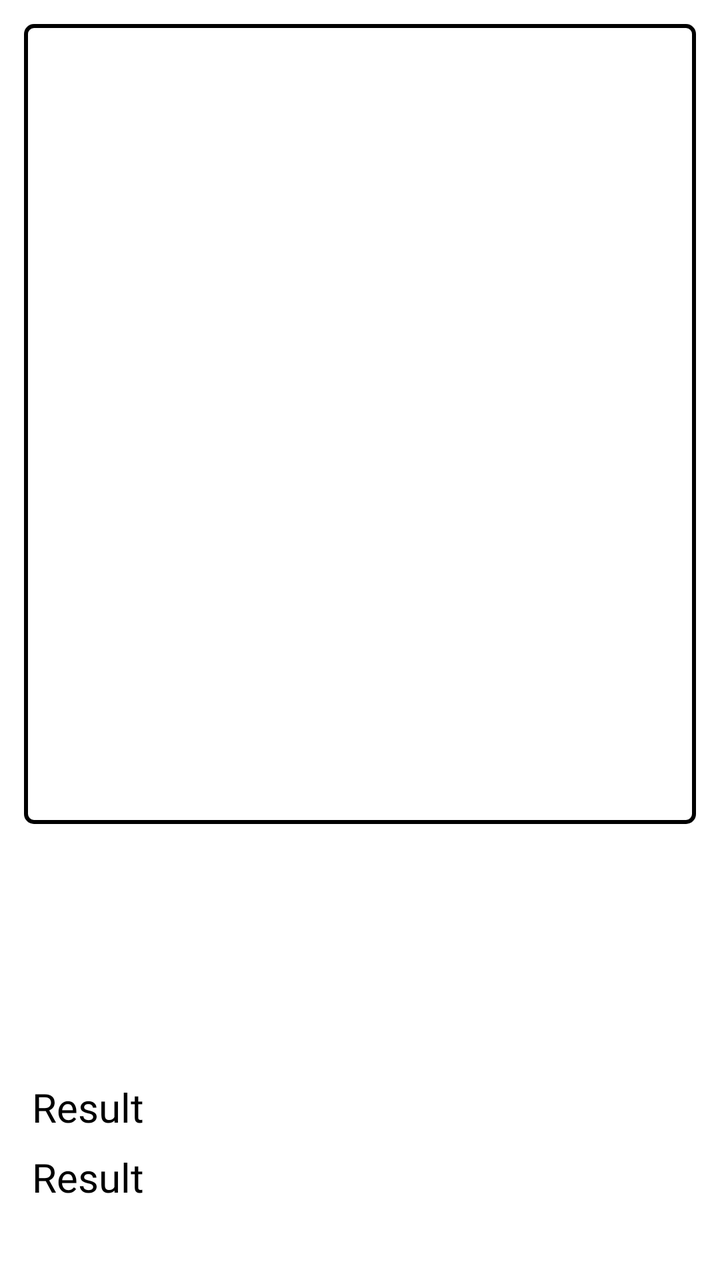
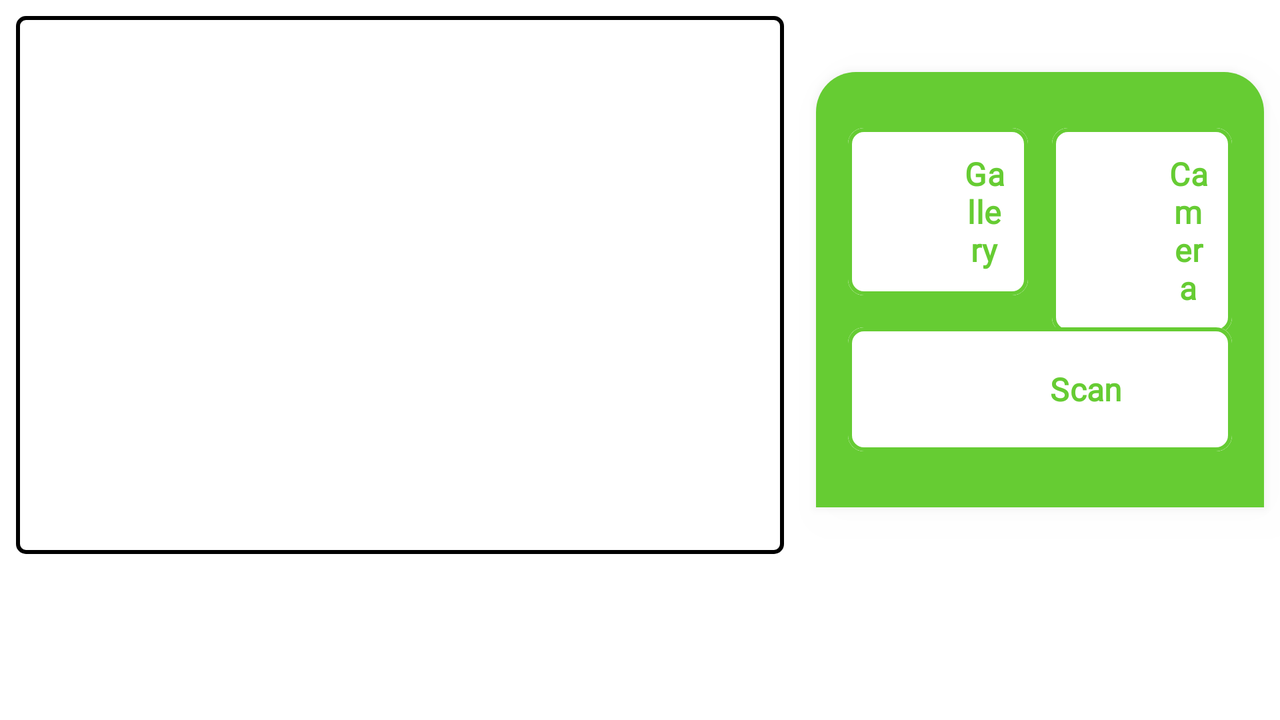

Compare how this app lays out the same screen by default and in its alternative resource folder. The renders come first, then the two layout files and the values they reference.
<!-- AndroidManifest.xml: application theme Theme.SampahIn -->
<!-- res/layout/fragment_scan.xml -->
<?xml version="1.0" encoding="utf-8"?>
<androidx.constraintlayout.widget.ConstraintLayout xmlns:android="http://schemas.android.com/apk/res/android"
    xmlns:app="http://schemas.android.com/apk/res-auto"
    xmlns:tools="http://schemas.android.com/tools"
    android:layout_width="match_parent"
    android:layout_height="match_parent"
    tools:context=".ui.scan.ScanFragment"
    tools:layout_editor_absoluteX="-5dp"
    tools:layout_editor_absoluteY="-171dp">

    <com.google.android.material.progressindicator.LinearProgressIndicator
        android:id="@+id/progressIndicator"
        android:layout_width="match_parent"
        android:layout_height="wrap_content"
        android:indeterminate="true"
        android:visibility="gone"
        app:layout_constraintEnd_toEndOf="parent"
        app:layout_constraintStart_toStartOf="parent"
        app:layout_constraintTop_toTopOf="parent" />

    <ImageView
        android:id="@+id/previewImageView"
        android:layout_width="0dp"
        android:layout_height="400dp"
        android:layout_marginStart="12dp"
        android:layout_marginTop="12dp"
        android:layout_marginEnd="12dp"
        android:layout_marginBottom="12dp"
        android:background="@drawable/border_black"
        android:padding="16dp"
        app:layout_constraintBottom_toTopOf="@+id/galleryButton"
        app:layout_constraintEnd_toEndOf="parent"
        app:layout_constraintStart_toStartOf="parent"
        app:layout_constraintTop_toTopOf="parent"
        app:srcCompat="@drawable/ic_place_holder" />


    <Button
        android:id="@+id/galleryButton"
        android:layout_width="0dp"
        android:layout_height="100dp"
        android:layout_marginStart="12dp"
        android:layout_marginTop="12dp"
        android:background="@drawable/button_background"
        android:drawableTop="@drawable/ic_gallery"
        android:padding="12dp"
        android:text="@string/gallery"
        android:textSize="16sp"
        android:textStyle="bold"
        app:layout_constraintStart_toStartOf="parent"
        app:layout_constraintTop_toBottomOf="@+id/previewImageView" />

    <Button
        android:id="@+id/analyze_button"
        android:layout_width="0dp"
        android:layout_height="100dp"
        android:layout_marginStart="8dp"
        android:layout_marginTop="12dp"
        android:layout_marginEnd="16dp"
        android:background="@drawable/button_background"
        android:drawableTop="@drawable/ic_analyze"
        android:padding="12dp"
        android:text="@string/scan"
        android:textSize="16sp"
        android:textStyle="bold"
        app:layout_constraintEnd_toEndOf="parent"
        app:layout_constraintStart_toEndOf="@+id/btnCamera"
        app:layout_constraintTop_toBottomOf="@+id/previewImageView" />

    <Button
        android:id="@+id/btnCamera"
        android:layout_width="0dp"
        android:layout_height="100dp"
        android:layout_marginStart="8dp"
        android:layout_marginTop="12dp"
        android:background="@drawable/button_background"
        android:drawableTop="@drawable/ic_camera"
        android:padding="12dp"
        android:text="@string/camera"
        android:textSize="16sp"
        android:textStyle="bold"
        app:layout_constraintStart_toEndOf="@+id/galleryButton"
        app:layout_constraintTop_toBottomOf="@+id/previewImageView" />

    <TextView
        android:id="@+id/tvResult"
        android:layout_width="wrap_content"
        android:layout_height="wrap_content"
        android:layout_marginStart="16dp"
        android:layout_marginTop="16dp"
        android:layout_marginEnd="16dp"
        android:text="@string/result"
        android:textSize="20sp"
        app:layout_constraintEnd_toEndOf="parent"
        app:layout_constraintHorizontal_bias="0.0"
        app:layout_constraintStart_toStartOf="parent"
        app:layout_constraintTop_toBottomOf="@+id/galleryButton" />

    <TextView
        android:id="@+id/tvInference"
        android:layout_width="wrap_content"
        android:layout_height="wrap_content"
        android:layout_marginStart="16dp"
        android:layout_marginTop="8dp"
        android:text="@string/result"
        android:textSize="20sp"
        app:layout_constraintEnd_toEndOf="parent"
        app:layout_constraintHorizontal_bias="0.0"
        app:layout_constraintStart_toStartOf="parent"
        app:layout_constraintTop_toBottomOf="@+id/tvResult" />


</androidx.constraintlayout.widget.ConstraintLayout>
<!-- resources referenced by this layout -->
<resources>
  <!-- drawable border_black (drawable) -->
  <?xml version="1.0" encoding="utf-8"?>
  <shape xmlns:android="http://schemas.android.com/apk/res/android">
      <stroke
          android:color="@android:color/black"
      android:width="2dp" />
      <corners android:radius="4dp"/>
  </shape>
  <!-- drawable ic_analyze (drawable) -->
  <vector xmlns:android="http://schemas.android.com/apk/res/android"
      android:width="38dp"
      android:height="38dp"
      android:autoMirrored="true"
      android:tint="@color/backgroundColor"
      android:viewportWidth="24"
      android:viewportHeight="24">
  
      <path
          android:fillColor="@android:color/white"
          android:pathData="M7,9H2V7h5V9zM7,12H2v2h5V12zM20.59,19l-3.83,-3.83C15.96,15.69 15.02,16 14,16c-2.76,0 -5,-2.24 -5,-5s2.24,-5 5,-5s5,2.24 5,5c0,1.02 -0.31,1.96 -0.83,2.75L22,17.59L20.59,19zM17,11c0,-1.65 -1.35,-3 -3,-3s-3,1.35 -3,3s1.35,3 3,3S17,12.65 17,11zM2,19h10v-2H2V19z" />
  
  </vector>
  <!-- drawable ic_camera (drawable) -->
  <vector xmlns:android="http://schemas.android.com/apk/res/android"
      android:width="38dp"
      android:height="38dp"
      android:tint="@color/backgroundColor"
      android:viewportWidth="24"
      android:viewportHeight="24">
  
      <path
          android:fillColor="@android:color/white"
          android:pathData="M12,12m-3.2,0a3.2,3.2 0,1 1,6.4 0a3.2,3.2 0,1 1,-6.4 0" />
  
      <path
          android:fillColor="@android:color/white"
          android:pathData="M9,2L7.17,4L4,4c-1.1,0 -2,0.9 -2,2v12c0,1.1 0.9,2 2,2h16c1.1,0 2,-0.9 2,-2L22,6c0,-1.1 -0.9,-2 -2,-2h-3.17L15,2L9,2zM12,17c-2.76,0 -5,-2.24 -5,-5s2.24,-5 5,-5 5,2.24 5,5 -2.24,5 -5,5z" />
  
  </vector>
  <!-- drawable ic_gallery (drawable) -->
  <vector xmlns:android="http://schemas.android.com/apk/res/android"
      android:width="38dp"
      android:height="38dp"
      android:tint="@color/backgroundColor"
      android:viewportWidth="24"
      android:viewportHeight="24">
  
      <path
          android:fillColor="@android:color/white"
          android:pathData="M21,19V5c0,-1.1 -0.9,-2 -2,-2H5c-1.1,0 -2,0.9 -2,2v14c0,1.1 0.9,2 2,2h14c1.1,0 2,-0.9 2,-2zM8.5,13.5l2.5,3.01L14.5,12l4.5,6H5l3.5,-4.5z" />
  
  </vector>
  <string name="camera">Camera</string>
  <string name="gallery">Gallery</string>
  <string name="result">Result</string>
  <string name="scan">Scan</string>
  <style name="Theme.SampahIn" parent="Base.Theme.SampahIn" />
  <color name="backgroundColor">#FFFFFF</color>
  <style name="Base.Theme.SampahIn" parent="Theme.Material3.DayNight">
          <item name="colorPrimary">@color/primaryColor</item>
          <item name="colorSecondary">@color/secondaryColor</item>
          <item name="android:colorBackground">@color/backgroundColor</item>
          <item name="android:textColor">@color/textColor</item>
          <item name="android:fontFamily">@font/poppins</item>
      </style>
  <color name="primaryColor">#66CC33</color>
  <color name="secondaryColor">#98CE00</color>
  <color name="textColor">#000000</color>
</resources>
<!-- res/layout-land/fragment_scan.xml (the repository's variant of the layout above) -->
<!-- drawn on the phone turned sideways -->
<?xml version="1.0" encoding="utf-8"?>
<ScrollView xmlns:android="http://schemas.android.com/apk/res/android"
    xmlns:app="http://schemas.android.com/apk/res-auto"
    xmlns:tools="http://schemas.android.com/tools"
    android:layout_width="match_parent"
    android:layout_height="match_parent"
    android:fillViewport="true"
    android:id="@+id/scrollView">

    <androidx.constraintlayout.widget.ConstraintLayout
        android:layout_width="match_parent"
        android:layout_height="wrap_content"
        tools:context=".ui.scan.ScanFragment">

        <com.google.android.material.progressindicator.LinearProgressIndicator
            android:id="@+id/progressIndicator"
            android:layout_width="match_parent"
            android:layout_height="wrap_content"
            android:indeterminate="true"
            android:visibility="gone"
            app:layout_constraintEnd_toEndOf="parent"
            app:layout_constraintStart_toStartOf="parent"
            app:layout_constraintTop_toTopOf="parent" />

        <ImageView
            android:id="@+id/previewImageView"
            android:layout_width="0dp"
            android:layout_height="0dp"
            android:layout_marginStart="8dp"
            android:layout_marginTop="8dp"
            android:layout_marginEnd="8dp"
            android:layout_marginBottom="83dp"
            android:background="@drawable/border_black"
            android:padding="16dp"
            app:layout_constraintBottom_toBottomOf="parent"
            app:layout_constraintEnd_toStartOf="@+id/guideline2"
            app:layout_constraintStart_toStartOf="parent"
            app:layout_constraintTop_toTopOf="parent"
            app:srcCompat="@drawable/ic_place_holder" />

        <androidx.constraintlayout.widget.ConstraintLayout
            android:id="@+id/cl_profile"
            android:layout_width="0dp"
            android:layout_height="wrap_content"
            android:layout_marginStart="8dp"
            android:layout_marginTop="8dp"
            android:layout_marginEnd="8dp"
            android:layout_marginBottom="83dp"
            android:background="@drawable/scan_layout"
            android:elevation="10dp"
            android:paddingBottom="24dp"
            app:layout_constraintBottom_toBottomOf="parent"
            app:layout_constraintEnd_toEndOf="parent"
            app:layout_constraintHorizontal_bias="1.0"
            app:layout_constraintStart_toStartOf="@+id/guideline2"
            app:layout_constraintTop_toTopOf="parent"
            app:layout_constraintVertical_bias="0.544">

            <com.google.android.material.button.MaterialButton
                android:id="@+id/btnCamera"
                style="@style/ButtonWhite"
                android:layout_width="0dp"
                android:layout_height="wrap_content"
                android:layout_marginStart="12dp"
                android:layout_marginTop="24dp"
                android:layout_marginEnd="16dp"
                android:drawableLeft="@drawable/ic_camera"
                android:padding="12dp"
                android:text="@string/camera"
                android:textSize="16sp"
                android:textStyle="bold"
                app:layout_constraintEnd_toEndOf="parent"
                app:layout_constraintStart_toEndOf="@+id/galleryButton"
                app:layout_constraintTop_toTopOf="parent"
                tools:ignore="RtlHardcoded" />

            <com.google.android.material.button.MaterialButton
                android:id="@+id/analyze_button"
                style="@style/ButtonWhite"
                android:layout_width="0dp"
                android:layout_height="wrap_content"
                android:layout_marginStart="16dp"
                android:layout_marginTop="8dp"
                android:layout_marginEnd="16dp"
                android:drawableLeft="@drawable/ic_analyze"
                android:padding="12dp"
                android:text="@string/scan"
                android:textSize="16sp"
                android:textStyle="bold"
                app:layout_constraintEnd_toEndOf="parent"
                app:layout_constraintStart_toStartOf="parent"
                app:layout_constraintTop_toBottomOf="@+id/galleryButton"
                tools:ignore="RtlHardcoded" />

            <TextView
                android:id="@+id/tvResult"
                android:layout_width="wrap_content"
                android:layout_height="wrap_content"
                android:layout_marginStart="16dp"
                android:layout_marginEnd="16dp"
                android:text="@string/result"
                android:textColor="@color/backgroundColor"
                android:textSize="22sp"
                android:visibility="gone"
                app:layout_constraintEnd_toEndOf="parent"
                app:layout_constraintHorizontal_bias="0.0"
                app:layout_constraintStart_toStartOf="parent"
                app:layout_constraintTop_toBottomOf="@+id/Result" />

            <TextView
                android:id="@+id/Result"
                android:layout_width="wrap_content"
                android:layout_height="wrap_content"
                android:layout_marginStart="16dp"
                android:layout_marginTop="16dp"
                android:text="@string/result"
                android:textColor="@color/backgroundColor"
                android:textSize="22sp"
                android:textStyle="bold"
                android:visibility="gone"
                app:layout_constraintStart_toStartOf="parent"
                app:layout_constraintTop_toBottomOf="@+id/analyze_button" />

            <TextView
                android:id="@+id/tvInference"
                android:layout_width="wrap_content"
                android:layout_height="wrap_content"
                android:layout_marginStart="16dp"
                android:text="@string/time"
                android:textColor="@color/backgroundColor"
                android:textSize="16sp"
                android:visibility="gone"
                app:layout_constraintEnd_toEndOf="parent"
                app:layout_constraintHorizontal_bias="0.0"
                app:layout_constraintStart_toStartOf="parent"
                app:layout_constraintTop_toBottomOf="@+id/tvResult" />

            <com.google.android.material.button.MaterialButton
                android:id="@+id/galleryButton"
                style="@style/ButtonWhite"
                android:layout_width="0dp"
                android:layout_height="wrap_content"
                android:layout_marginStart="16dp"
                android:layout_marginTop="24dp"
                android:drawableLeft="@drawable/ic_gallery"
                android:padding="12dp"
                android:text="@string/gallery"
                android:textSize="16sp"
                android:textStyle="bold"
                app:layout_constraintEnd_toStartOf="@+id/btnCamera"
                app:layout_constraintStart_toStartOf="parent"
                app:layout_constraintTop_toTopOf="parent"
                tools:ignore="RtlHardcoded" />

            <TextView
                android:id="@+id/descResult"
                android:layout_width="0dp"
                android:layout_height="wrap_content"
                android:layout_marginStart="16dp"
                android:layout_marginTop="4dp"
                android:layout_marginEnd="16dp"
                android:text="@string/result"
                android:textColor="@color/backgroundColor"
                android:visibility="gone"
                app:layout_constraintEnd_toEndOf="parent"
                app:layout_constraintHorizontal_bias="0.0"
                app:layout_constraintStart_toStartOf="parent"
                app:layout_constraintTop_toBottomOf="@+id/tvInference" />

        </androidx.constraintlayout.widget.ConstraintLayout>

        <androidx.constraintlayout.widget.Guideline
            android:id="@+id/guideline2"
            android:layout_width="wrap_content"
            android:layout_height="wrap_content"
            android:orientation="vertical"
            app:layout_constraintGuide_begin="400dp" />


    </androidx.constraintlayout.widget.ConstraintLayout>
</ScrollView>
<!-- resources referenced by the variant -->
<!-- as the phone turned sideways resolves them -->
<resources>
  <color name="backgroundColor">#FFFFFF</color>
  <!-- drawable border_black (drawable) -->
  <?xml version="1.0" encoding="utf-8"?>
  <shape xmlns:android="http://schemas.android.com/apk/res/android">
      <stroke
          android:color="@android:color/black"
      android:width="2dp" />
      <corners android:radius="4dp"/>
  </shape>
  <!-- drawable ic_analyze (drawable) -->
  <vector xmlns:android="http://schemas.android.com/apk/res/android"
      android:width="38dp"
      android:height="38dp"
      android:autoMirrored="true"
      android:tint="@color/backgroundColor"
      android:viewportWidth="24"
      android:viewportHeight="24">
  
      <path
          android:fillColor="@android:color/white"
          android:pathData="M7,9H2V7h5V9zM7,12H2v2h5V12zM20.59,19l-3.83,-3.83C15.96,15.69 15.02,16 14,16c-2.76,0 -5,-2.24 -5,-5s2.24,-5 5,-5s5,2.24 5,5c0,1.02 -0.31,1.96 -0.83,2.75L22,17.59L20.59,19zM17,11c0,-1.65 -1.35,-3 -3,-3s-3,1.35 -3,3s1.35,3 3,3S17,12.65 17,11zM2,19h10v-2H2V19z" />
  
  </vector>
  <!-- drawable ic_camera (drawable) -->
  <vector xmlns:android="http://schemas.android.com/apk/res/android"
      android:width="38dp"
      android:height="38dp"
      android:tint="@color/backgroundColor"
      android:viewportWidth="24"
      android:viewportHeight="24">
  
      <path
          android:fillColor="@android:color/white"
          android:pathData="M12,12m-3.2,0a3.2,3.2 0,1 1,6.4 0a3.2,3.2 0,1 1,-6.4 0" />
  
      <path
          android:fillColor="@android:color/white"
          android:pathData="M9,2L7.17,4L4,4c-1.1,0 -2,0.9 -2,2v12c0,1.1 0.9,2 2,2h16c1.1,0 2,-0.9 2,-2L22,6c0,-1.1 -0.9,-2 -2,-2h-3.17L15,2L9,2zM12,17c-2.76,0 -5,-2.24 -5,-5s2.24,-5 5,-5 5,2.24 5,5 -2.24,5 -5,5z" />
  
  </vector>
  <!-- drawable ic_gallery (drawable) -->
  <vector xmlns:android="http://schemas.android.com/apk/res/android"
      android:width="38dp"
      android:height="38dp"
      android:tint="@color/backgroundColor"
      android:viewportWidth="24"
      android:viewportHeight="24">
  
      <path
          android:fillColor="@android:color/white"
          android:pathData="M21,19V5c0,-1.1 -0.9,-2 -2,-2H5c-1.1,0 -2,0.9 -2,2v14c0,1.1 0.9,2 2,2h14c1.1,0 2,-0.9 2,-2zM8.5,13.5l2.5,3.01L14.5,12l4.5,6H5l3.5,-4.5z" />
  
  </vector>
  <!-- drawable scan_layout (drawable) -->
  <?xml version="1.0" encoding="utf-8"?>
  <shape xmlns:android="http://schemas.android.com/apk/res/android">
      <solid android:color="@color/primaryColor" />
      <corners
          android:topLeftRadius="20dp"
          android:topRightRadius="20dp"
          android:bottomLeftRadius="0dp"
          android:bottomRightRadius="0dp" />
  </shape>
  <string name="camera">Camera</string>
  <string name="gallery">Gallery</string>
  <string name="result">Result</string>
  <string name="scan">Scan</string>
  <string name="time">Time</string>
  <style name="ButtonWhite">
          <item name="cornerRadius">8dp</item>
          <item name="android:backgroundTint">@color/backgroundColor</item>
          <item name="android:textColor">@color/primaryColor</item>
          <item name="strokeWidth">2dp</item>
          <item name="strokeColor">@color/primaryColor</item>
      </style>
  <style name="Theme.SampahIn" parent="Base.Theme.SampahIn" />
  <color name="primaryColor">#66CC33</color>
  <style name="Base.Theme.SampahIn" parent="Theme.Material3.DayNight">
          <item name="colorPrimary">@color/primaryColor</item>
          <item name="colorSecondary">@color/secondaryColor</item>
          <item name="android:colorBackground">@color/backgroundColor</item>
          <item name="android:textColor">@color/textColor</item>
          <item name="android:fontFamily">@font/poppins</item>
      </style>
  <color name="secondaryColor">#98CE00</color>
  <color name="textColor">#000000</color>
</resources>
